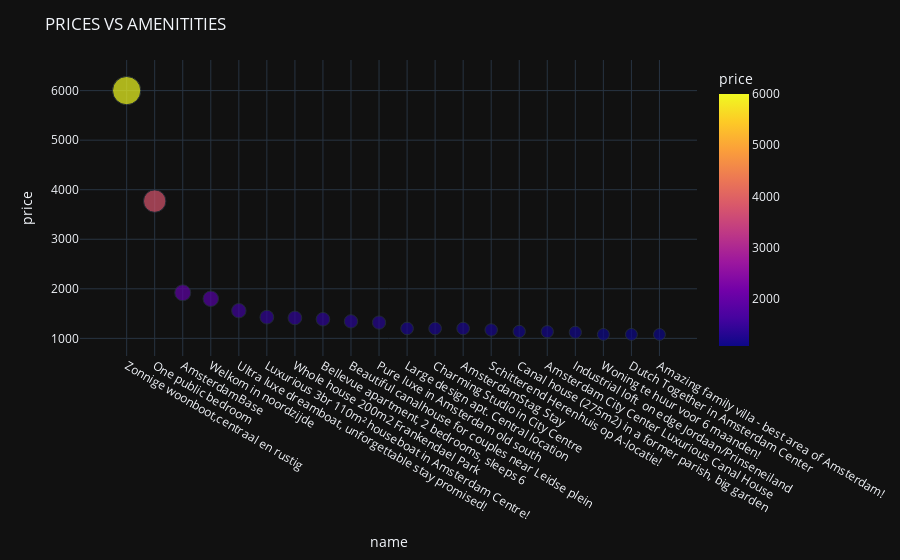

Here is the notebook cell this chart was saved with:
### Code cell
fig = px.scatter(data_frame = data_price_amenitites,
                x = 'name',
                y = 'price',
                color = 'price',
                size = 'price')

fig.update_layout(template = 'plotly_dark', title_text = "PRICES VS AMENITITIES")
fig.show()

### Figure 1 — Plotly figure (JSON) as saved in the notebook; plotly's stock layout.template omitted (floating-point values rounded to 4 significant figures)
{"data": [{"hovertemplate": "name=%{x}<br>price=%{marker.color}<extra></extra>", "legendgroup": "", "marker": {"color": [6000, 3770, 1920, 1799, 1558, 1428, 1412, 1386, 1343, 1319, 1200, 1199, 1199, 1170, 1140, 1134, 1122, 1079, 1079, 1078], "coloraxis": "coloraxis", "size": [6000, 3770, 1920, 1799, 1558, 1428, 1412, 1386, 1343, 1319, 1200, 1199, 1199, 1170, 1140, 1134, 1122, 1079, 1079, 1078], "sizemode": "area", "sizeref": 15, "symbol": "circle"}, "mode": "markers", "name": "", "orientation": "v", "showlegend": false, "type": "scatter", "x": ["Zonnige woonboot,centraal en rustig", "One public bedroom", "AmsterdamBase", "Welkom in noordzijde", "Ultra luxe dreamboat, unforgettable stay promised!", "Luxurious 3br 110m² houseboat in Amsterdam Centre!", "Whole house 200m2 Frankendael Park", "Bellevue apartment, 2 bedrooms, sleeps 6", "Beautiful canalhouse for couples near Leidse plein", "Pure luxe in Amsterdam old south", "Large design apt. Central location", "Charming Studio in City Centre", "AmsterdamStag Stay", "Schitterend Herenhuis op A-locatie!", "Canal house (275m2) in a former parish, big garden", "Amsterdam City Center Luxurious Canal House", "Industrial loft  on edge Jordaan/Prinseneiland", "Woning te huur voor 6 maanden!", "Dutch Together in Amsterdam Center", "Amazing family villa - best area of Amsterdam!"], "xaxis": "x", "y": [6000, 3770, 1920, 1799, 1558, 1428, 1412, 1386, 1343, 1319, 1200, 1199, 1199, 1170, 1140, 1134, 1122, 1079, 1079, 1078], "yaxis": "y"}], "layout": {"coloraxis": {"colorbar": {"title": {"text": "price"}}, "colorscale": [[0, "#0d0887"], [0.1111, "#46039f"], [0.2222, "#7201a8"], [0.3333, "#9c179e"], [0.4444, "#bd3786"], [0.5556, "#d8576b"], [0.6667, "#ed7953"], [0.7778, "#fb9f3a"], [0.8889, "#fdca26"], [1, "#f0f921"]]}, "legend": {"itemsizing": "constant", "tracegroupgap": 0}, "margin": {"t": 60}, "title": {"text": "PRICES VS AMENITITIES"}, "xaxis": {"anchor": "y", "domain": [0, 1], "title": {"text": "name"}}, "yaxis": {"anchor": "x", "domain": [0, 1], "title": {"text": "price"}}}}
